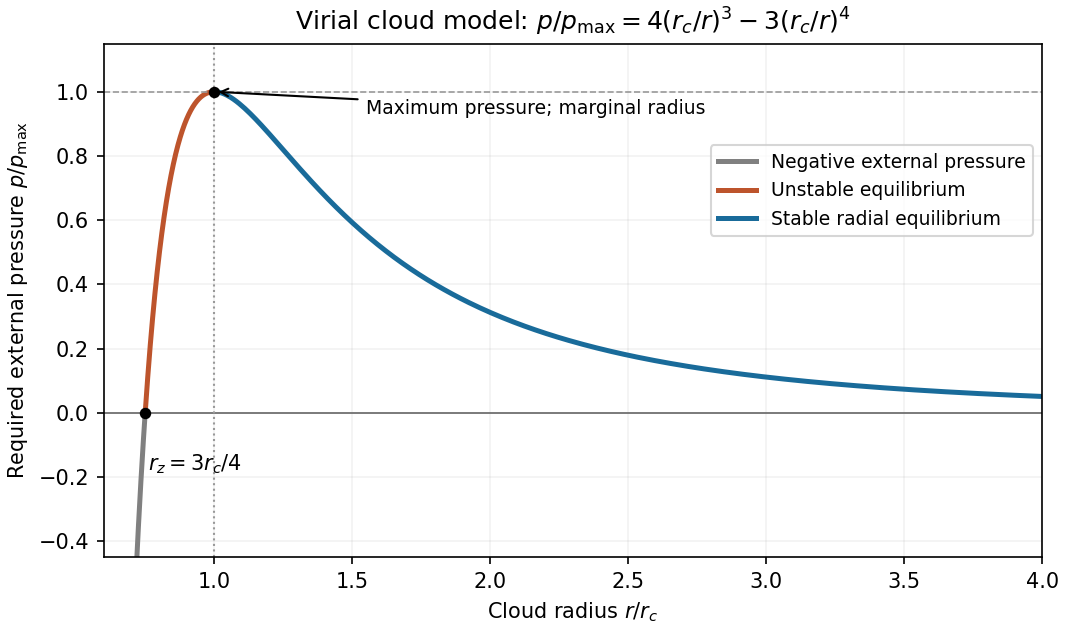

Source code (Python):
"""Original one-radius virial-cloud curve. Python 3.14, numpy, matplotlib."""
import numpy as np
import matplotlib.pyplot as plt
f=lambda x:4/x**3-3/x**4
fig,ax=plt.subplots(figsize=(7.1,4.2),layout='constrained',facecolor='white')
for lo,hi,color,label in [(.6,.75,'.5','Negative external pressure'),(.75,1,'#bd542c','Unstable equilibrium'),(1,4,'#196b9a','Stable radial equilibrium')]:
 x=np.linspace(lo,hi,300);ax.plot(x,f(x),lw=2.4,color=color,label=label)
ax.axhline(0,color='.4',lw=.8);ax.axhline(1,color='.6',ls='--',lw=.8);ax.axvline(1,color='.6',ls=':',lw=1)
ax.scatter([.75,1],[0,1],color='black',s=20,zorder=5)
ax.annotate('Maximum pressure; marginal radius',xy=(1,1),xytext=(1.55,.93),arrowprops=dict(arrowstyle='->'),fontsize=9)
ax.text(.76,-.18,r'$r_z=3r_c/4$',fontsize=10);ax.legend(loc='upper right',bbox_to_anchor=(1,.82),fontsize=9)
ax.set(xlim=(.6,4),ylim=(-.45,1.15),xlabel=r'Cloud radius $r/r_c$',ylabel=r'Required external pressure $p/p_{\max}$',title=r'Virial cloud model: $p/p_{\max}=4(r_c/r)^3-3(r_c/r)^4$')
ax.grid(alpha=.16);fig.savefig('paper-1-virial-pressure.png',dpi=150,facecolor='white')
